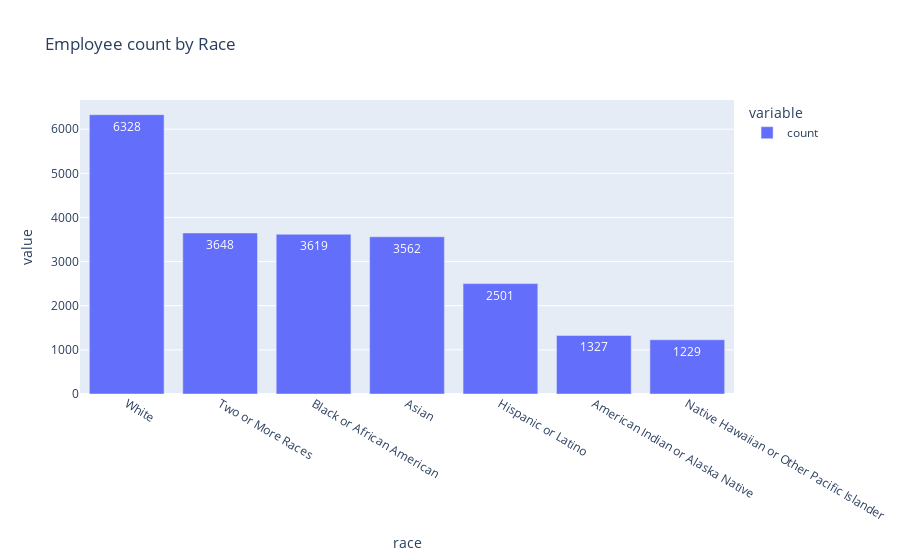

Notebook source saved alongside this figure:
### Code cell
fig = px.bar(data_frame=race_df, title="Employee count by Race", text_auto=True)
fig.show()

### Figure 1 — Plotly figure (JSON) as saved in the notebook; plotly's stock layout.template omitted (floating-point values rounded to 4 significant figures)
{"data": [{"alignmentgroup": "True", "hovertemplate": "variable=count<br>race=%{x}<br>value=%{y}<extra></extra>", "legendgroup": "count", "marker": {"color": "#636efa", "pattern": {"shape": ""}}, "name": "count", "offsetgroup": "count", "orientation": "v", "showlegend": true, "textposition": "auto", "texttemplate": "%{y}", "type": "bar", "x": ["White", "Two or More Races", "Black or African American", "Asian", "Hispanic or Latino", "American Indian or Alaska Native", "Native Hawaiian or Other Pacific Islander"], "xaxis": "x", "y": [6328, 3648, 3619, 3562, 2501, 1327, 1229], "yaxis": "y"}], "layout": {"autosize": true, "barmode": "relative", "legend": {"title": {"text": "variable"}, "tracegroupgap": 0}, "title": {"text": "Employee count by Race"}, "xaxis": {"anchor": "y", "autorange": true, "domain": [0, 1], "range": [-0.5, 6.5], "title": {"text": "race"}, "type": "category"}, "yaxis": {"anchor": "x", "autorange": true, "domain": [0, 1], "range": [0, 6661.0], "title": {"text": "value"}, "type": "linear"}}}
